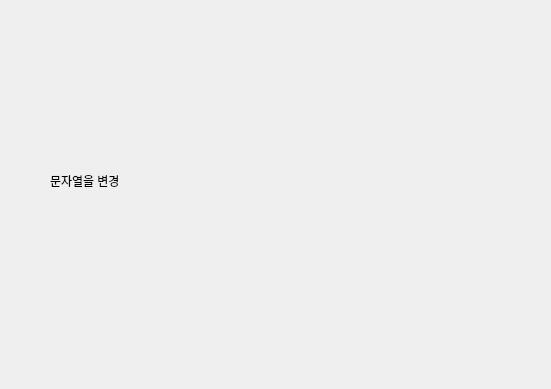
<?xml version="1.0" encoding="UTF-8"?>
<ui version="4.0">
 <class>Dialog</class>
 <widget class="QDialog" name="Dialog">
  <property name="geometry">
   <rect>
    <x>0</x>
    <y>0</y>
    <width>551</width>
    <height>389</height>
   </rect>
  </property>
  <property name="windowTitle">
   <string>Dialog</string>
  </property>
  <widget class="QLabel" name="label">
   <property name="geometry">
    <rect>
     <x>50</x>
     <y>120</y>
     <width>321</width>
     <height>121</height>
    </rect>
   </property>
   <property name="text">
    <string>문자열을 변경</string>
   </property>
  </widget>
 </widget>
 <resources/>
 <connections/>
</ui>
